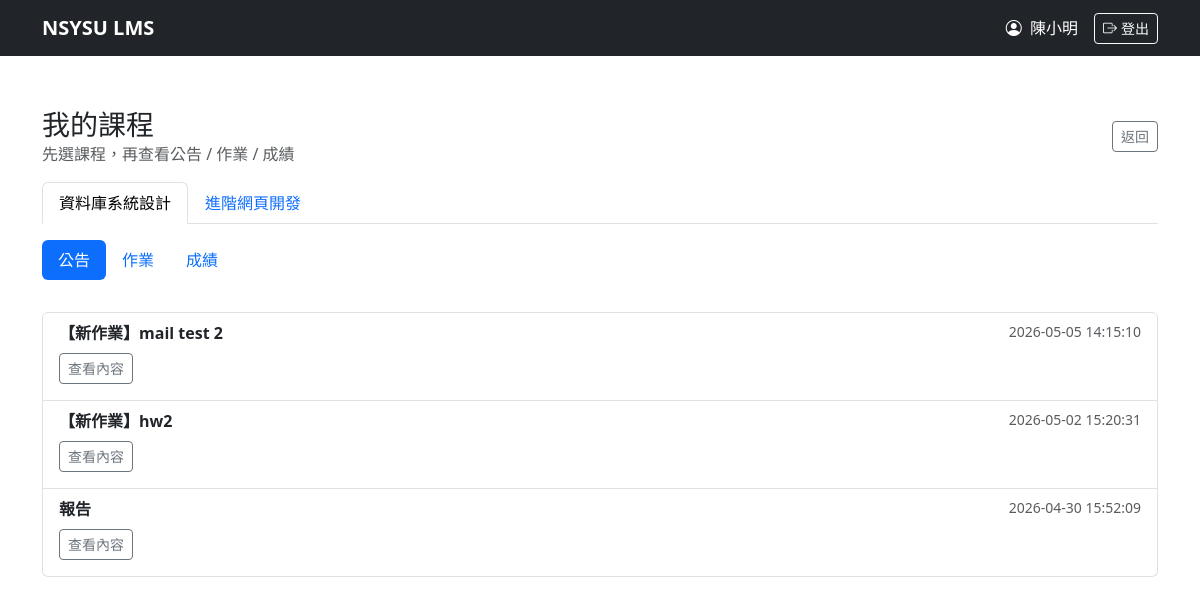
Screenshot of /student_course.php (signed in) with the database file from the repository.
### tables this page shows
CREATE TABLE `course` (
  `Course_ID` varchar(50) NOT NULL COMMENT '課程編號',
  `Course_Name` varchar(100) NOT NULL COMMENT '課程名稱',
  `Semester` varchar(20) NOT NULL COMMENT '學期',
  `Teacher_ID` varchar(50) DEFAULT NULL
);

CREATE TABLE `announcement` (
  `Announce_ID` varchar(50) NOT NULL COMMENT '公告編號',
  `Course_ID` varchar(50) NOT NULL,
  `Teacher_ID` varchar(50) DEFAULT NULL,
  `Title` varchar(255) NOT NULL COMMENT '標題',
  `Content` text DEFAULT NULL COMMENT '內容',
  `Publish_Time` datetime DEFAULT current_timestamp() COMMENT '發布時間',
  `Update_Time` datetime DEFAULT current_timestamp() ON UPDATE current_timestamp() COMMENT '修改時間'
);

### student_course.php (the view, shortened to what this page needs)
<?php
require_once __DIR__ . '/auth.php';
$studentId = $_SESSION['userid'];
$activeInnerTab = trim($_POST['tab'] ?? $_GET['tab'] ?? 'announcements');
$courseStmt = $conn->prepare("
    SELECT c.Course_ID, c.Course_Name
    FROM enrollment e
    JOIN course c ON e.Course_ID = c.Course_ID
    WHERE e.Student_ID = :sid
    ORDER BY c.Course_Name ASC
");
$courseStmt->bindParam(':sid', $studentId);
$courseStmt->execute();
$courses = $courseStmt->fetchAll(PDO::FETCH_ASSOC);
$selectedCourseId = trim($_POST['course_id'] ?? $_GET['course_id'] ?? '');
if ($selectedCourseId === '' && count($courses) > 0) {
    $selectedCourseId = $courses[0]['Course_ID'];
}
$announcements = [];
if ($selectedCourseId !== '') {
    if ($activeInnerTab === 'announcements') {
        $annStmt = $conn->prepare("
            SELECT Announce_ID, Title, Content, Publish_Time, Update_Time
            FROM announcement
            WHERE Course_ID = :cid
            ORDER BY Publish_Time DESC
        ");
        $annStmt->bindParam(':cid', $selectedCourseId);
        $annStmt->execute();
        $announcements = $annStmt->fetchAll(PDO::FETCH_ASSOC);
    }
}
?>
<!DOCTYPE html>
<html lang="zh-TW">
<head>
    <link href="https://cdn.jsdelivr.net/npm/bootstrap@5.3.3/dist/css/bootstrap.min.css" rel="stylesheet">
    <link rel="stylesheet" href="https://cdn.jsdelivr.net/npm/bootstrap-icons@1.11.3/font/bootstrap-icons.min.css">
</head>
<body>
<nav class="navbar navbar-expand-lg navbar-dark bg-dark mb-4">
    <div class="container">
        <a class="navbar-brand fw-bold" href="student_dashboard.php">NSYSU LMS</a>
        <div class="d-flex align-items-center">
            <span class="navbar-text me-3 text-white d-none d-sm-inline">
                <i class="bi bi-person-circle me-1"></i>
                <?php echo htmlspecialchars($_SESSION['name'] ?? '', ENT_QUOTES, 'UTF-8'); ?>
            </span>
            <a class="btn btn-outline-light btn-sm" href="logout.php">
                <i class="bi bi-box-arrow-right me-1"></i>登出
            </a>
        </div>
    </div>
</nav>
<div class="container" style="padding-top: 28px;">
    <div class="d-flex align-items-center justify-content-between mb-3">
        <div>
            <h3 class="mb-0">我的課程</h3>
            <div class="text-muted">先選課程，再查看公告 / 作業 / 成績</div>
        </div>
        <div>
            <a class="btn btn-outline-secondary btn-sm" href="student_dashboard.php">返回</a>
        </div>
    </div>
    <?php if (count($courses) === 0): ?>
        <div class="alert alert-info">你目前沒有已加選課程。</div>
    <?php else: ?>
        <ul class="nav nav-tabs mb-3">
            <?php foreach ($courses as $course): ?>
                <li class="nav-item">
                    <a class="nav-link <?php echo $selectedCourseId === $course['Course_ID'] ? 'active' : ''; ?>"
                       href="student_course.php?course_id=<?php echo urlencode($course['Course_ID']); ?>&tab=<?php echo urlencode($activeInnerTab); ?>">
                        <?php echo htmlspecialchars($course['Course_Name'], ENT_QUOTES, 'UTF-8'); ?>
                    </a>
                </li>
            <?php endforeach; ?>
        </ul>
        <?php if ($selectedCourseId !== ''): ?>
            <ul class="nav nav-pills mb-3" id="inner-tabs">
                <li class="nav-item">
                    <a class="nav-link <?php echo $activeInnerTab === 'announcements' ? 'active' : ''; ?>" href="#" data-tab="announcements">公告</a>
                </li>
                <li class="nav-item">
                    <a class="nav-link <?php echo $activeInnerTab === 'assignments' ? 'active' : ''; ?>" href="#" data-tab="assignments">作業</a>
                </li>
                <li class="nav-item">
                    <a class="nav-link <?php echo $activeInnerTab === 'grades' ? 'active' : ''; ?>" href="#" data-tab="grades">成績</a>
                </li>
            </ul>
            <div id="tab-content-container" class="tab-content">
                <div id="announcements-content" class="tab-pane fade pt-3 <?php echo $activeInnerTab === 'announcements' ? 'show active' : ''; ?>">
                    <?php if ($activeInnerTab === 'announcements'): ?>
                        <?php if (count($announcements) === 0): ?>
                            <div class="alert alert-info">此課程目前沒有公告。</div>
                        <?php else: ?>
                            <div class="list-group">
                                <?php foreach ($announcements as $index => $ann): ?>
                                    <?php $collapseId = 'collapse-' . $index; ?>
                                    <div class="list-group-item">
                                        <div class="d-flex justify-content-between">
                                            <strong><?php echo htmlspecialchars($ann['Title'], ENT_QUOTES, 'UTF-8'); ?></strong>
                                            <span class="text-muted small"><?php echo htmlspecialchars($ann['Publish_Time'] ?? '', ENT_QUOTES, 'UTF-8'); ?></span>
                                        </div>
                                        <?php if (!empty($ann['Content'])): ?>
                                            <div class="mt-2">
                                                <button class="btn btn-sm btn-outline-secondary mb-2" type="button" data-bs-toggle="collapse" data-bs-target="#<?php echo $collapseId; ?>" aria-expanded="false" aria-controls="<?php echo $collapseId; ?>">
                                                    查看內容
                                                </button>
                                            </div>
                                        <?php endif; ?>
                                    </div>
                                <?php endforeach; ?>
                            </div>
                        <?php endif; ?>
                    <?php else:  ?>
                        <div class="text-center py-5"><div class="spinner-border text-primary" role="status"></div><div class="mt-2">載入中...</div></div>
                    <?php endif; ?>
                </div>
            </div>
        <?php endif; ?>
    <?php endif; ?>
</div>
</body>
</html>

### rows the page displays
course: Course_Name "資料庫系統設計"
course: Course_Name "進階網頁開發"
announcement: Title "【新作業】mail test 2", Publish_Time "2026-05-05 14:15:10"
announcement: Title "【新作業】hw2", Publish_Time "2026-05-02 15:20:31"
announcement: Title "報告", Publish_Time "2026-04-30 15:52:09"

### other values shown
$_SESSION['name'] "陳小明"
